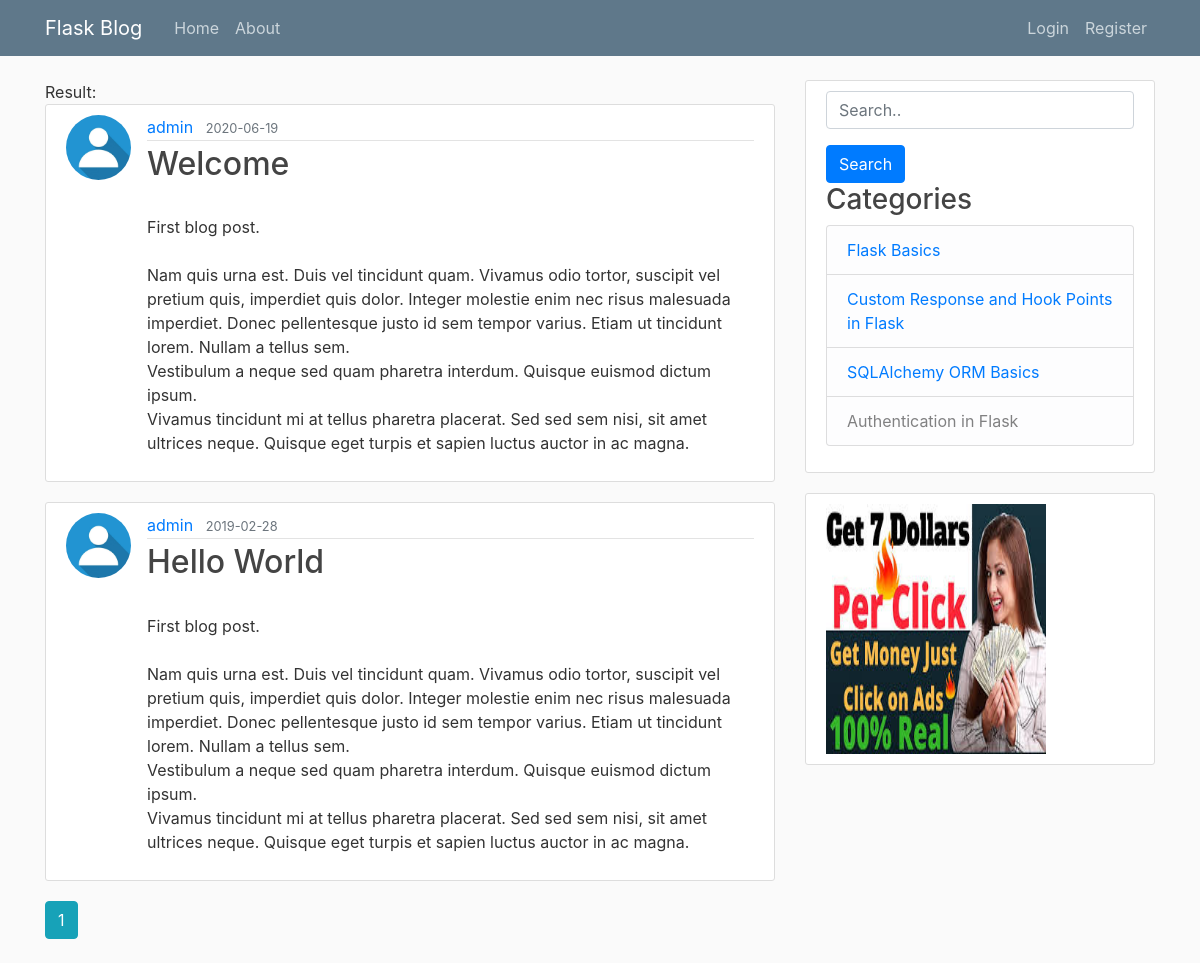
Page /home on the earlier database version.
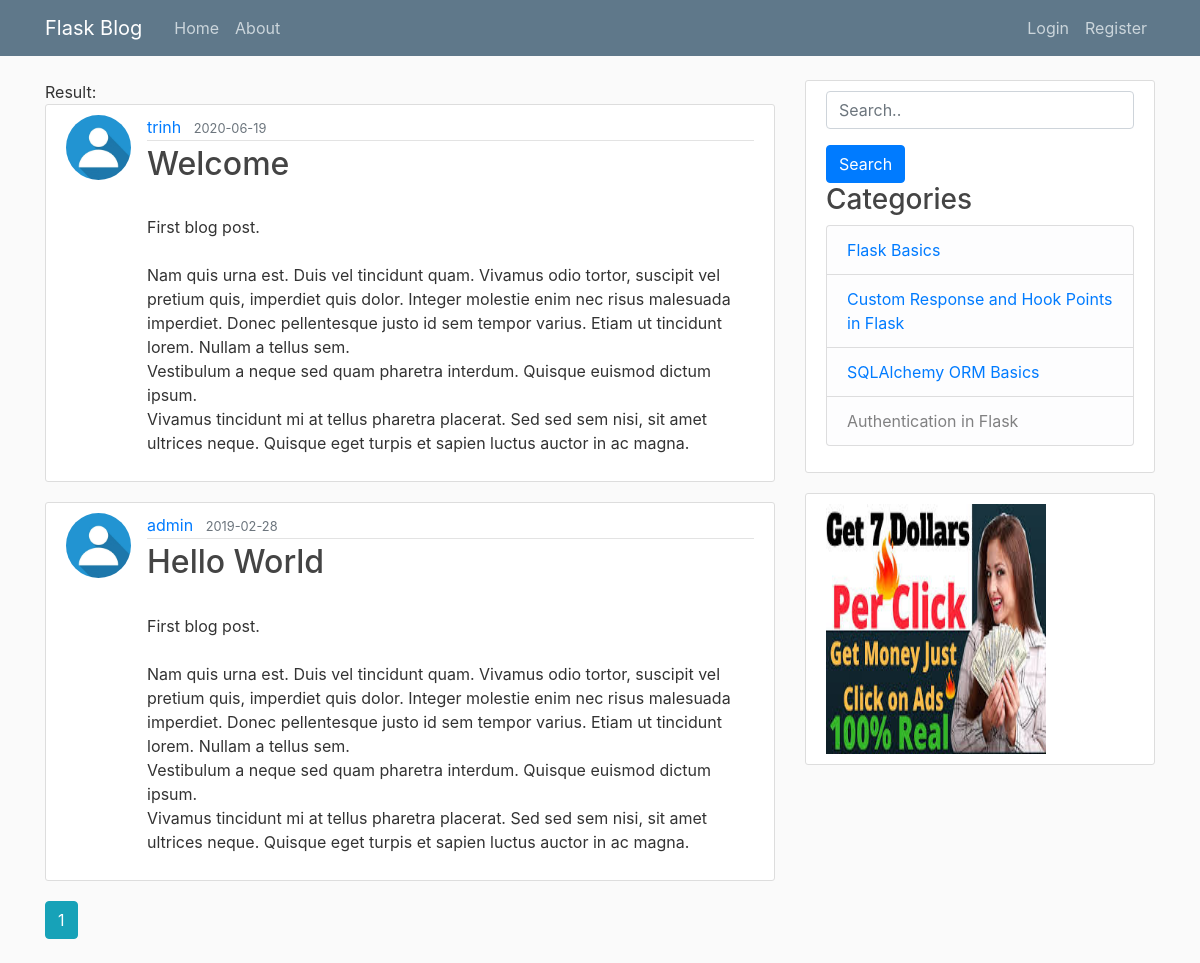
Same page on the later database version.
### flaskblog/models.py (models this page shows, shortened)
class Post(db.Model):
    id = db.Column(db.Integer, primary_key=True)
    title = db.Column(db.String(100), nullable=False)
    date_posted = db.Column(db.DateTime, nullable=False,
                            default=datetime.utcnow)
    content = db.Column(db.Text(), nullable=False)
    user_id = db.Column(db.Integer, db.ForeignKey('user.id'), nullable=False)

class User(db.Model, UserMixin):
    id = db.Column(db.Integer, primary_key=True)
    username = db.Column(db.String(20), unique=True, nullable=False)
    email = db.Column(db.String(120), unique=True, nullable=False)
    password = db.Column(db.String(60), nullable=False)
    image_file = db.Column(db.String(20), nullable=False,
                           default='default.jpg')
    Posts = db.relationship('Post', backref='author', lazy=True)

### flaskblog/main/routes.py (the view)
@main.route("/")
@main.route("/home")
def home():
    page = request.args.get('page', 1, type=int)
    posts = Post.query.order_by(
        Post.date_posted.desc()).paginate(page=page, per_page=2)
    return render_template('home.html', posts=posts)

### flaskblog/templates/home.html
{% extends "layout.html" %}
{% block content %}
<div>Result: {{query|safe}}</div>
    {% for post in posts.items %}
        <article class="media content-section">
          <img class="rounded-circle article-img" src="{{ url_for('static', filename='profile_pics/' + post.author.image_file) }}">
          <div class="media-body">
            <div class="article-metadata">
              <a class="mr-2" href="{{ url_for('users.user_posts', username=post.author.username) }}">{{ post.author.username }}</a>
              <small class="text-muted">{{ post.date_posted.strftime('%Y-%m-%d') }}</small>
            </div>
            <h2><a class="article-title" href="{{ url_for('posts.post', post_id=post.id) }}">{{ post.title }}</a></h2>
            <p class="article-content">{{ post.content }}</p>
          </div>
        </article>
    {% endfor %}
    {% for page_num in posts.iter_pages(left_edge=1, right_edge=1, left_current=1, right_current=2) %}
      {% if page_num %}
        {% if posts.page == page_num %}
          <a class="btn btn-info mb-4" href="{{ url_for('main.home', page=page_num) }}">{{ page_num }}</a>
        {% else %}
          <a class="btn btn-outline-info mb-4" href="{{ url_for('main.home', page=page_num) }}">{{ page_num }}</a>
        {% endif %}
      {% else %}
        ...
      {% endif %}
    {% endfor %}
{% endblock content %}

Differences in the rows shown:
changed Post "Welcome": author.username "admin" → "trinh"
